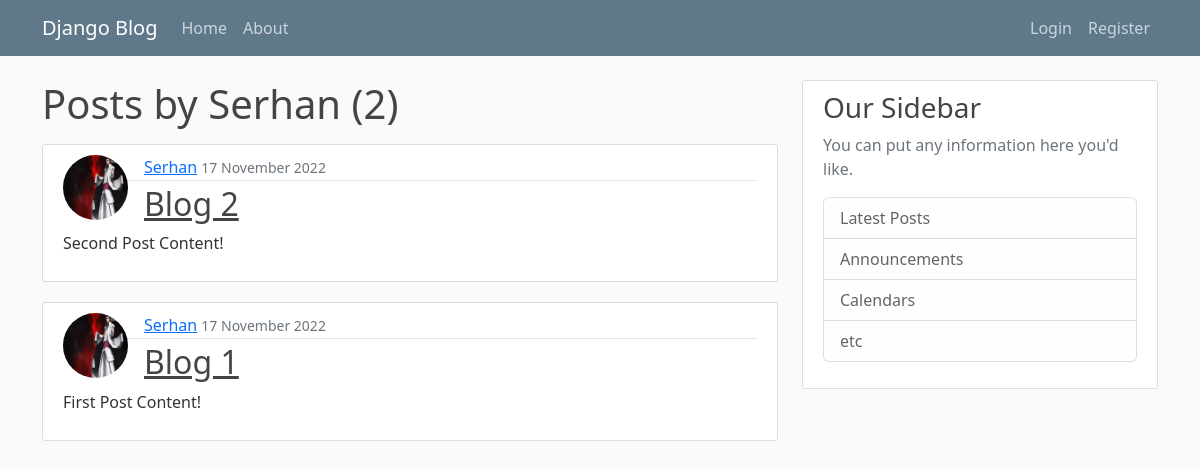
Before: /post/Serhan/ with the older database file.
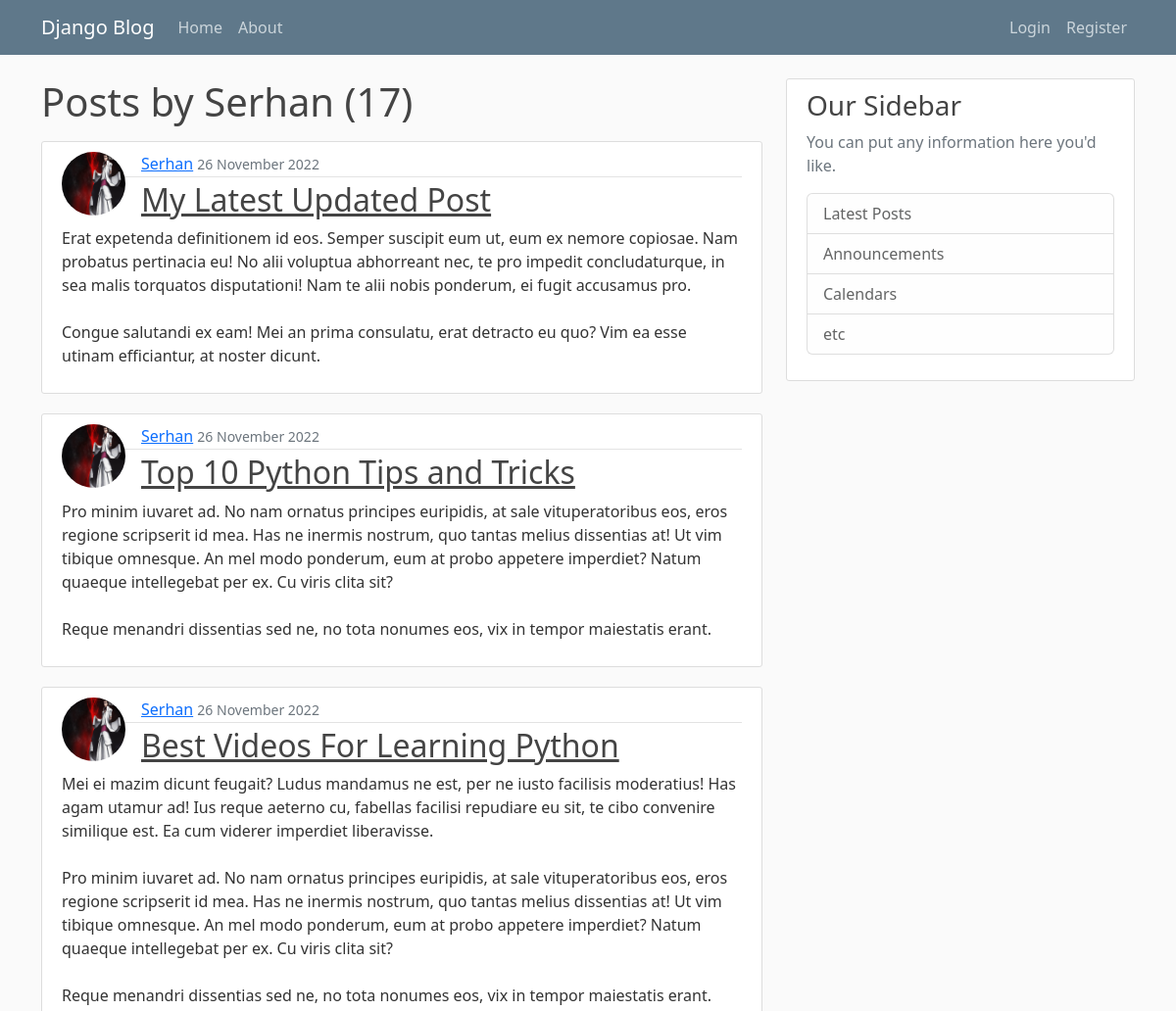
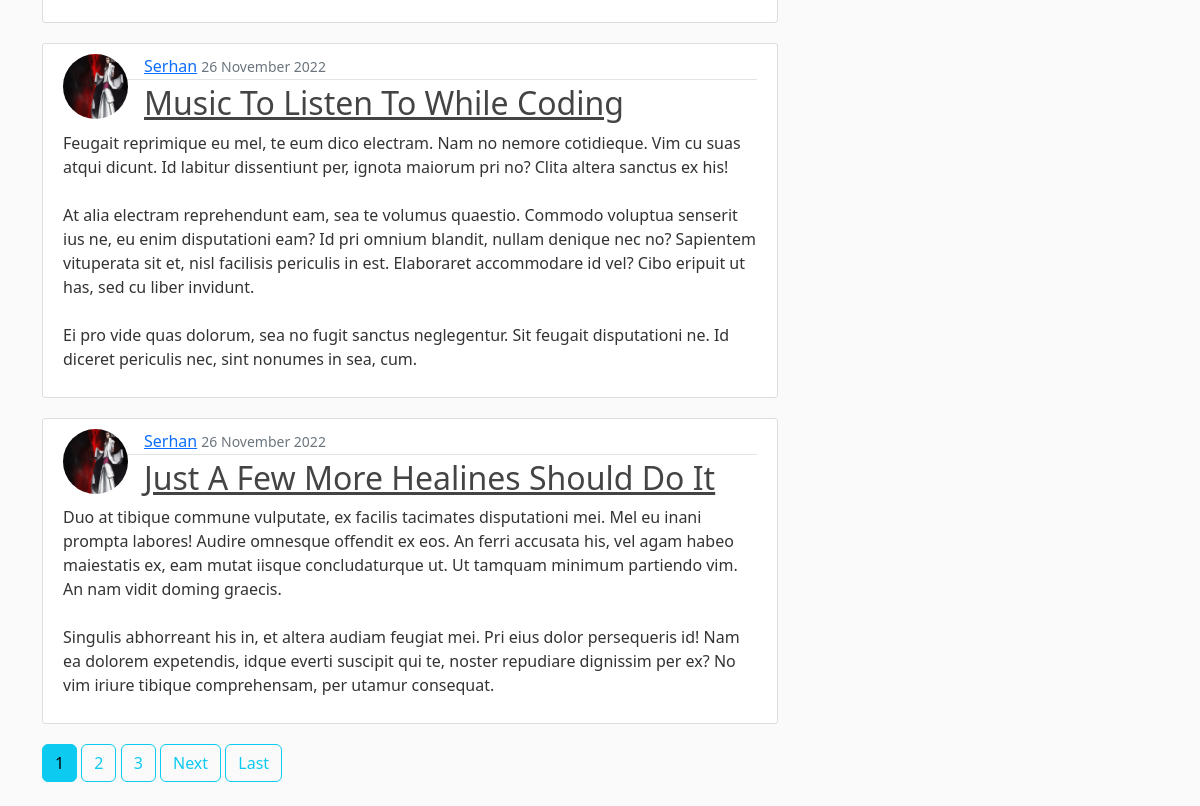
After: the same page with the newer database file (2 pictures, top to bottom).
### blog/models.py (models this page shows, shortened)
class Post(models.Model):
    title = models.CharField(max_length=100)
    content = models.TextField()
    date_posted = models.DateTimeField(default=timezone.now)
    author = models.ForeignKey(User,on_delete=models.CASCADE)

### users/models.py (models this page shows, shortened)
class Profile(models.Model):
    user = models.OneToOneField(User,on_delete=models.CASCADE)
    image = models.ImageField(default='default.jpg',upload_to='profile_pics')

### blog/views.py (the view)
# urls.py: path('post/<str:username>/', views.UserListView.as_view(),name='user-post'),
class UserListView(ListView):
    model = Post
    template_name = 'blog/user_posts.html'
    context_object_name = 'posts'
    paginate_by = 5
    def get_queryset(self): # smenq kakvo shte se returne
        user = get_object_or_404(User,username=self.kwargs.get('username'))
        return Post.objects.filter(author=user).order_by('-date_posted')

### blog/templates/blog/user_posts.html (shortened to what this page needs)
{% extends "blog/base.html" %}
{% block content %}
    <h1 class="mb-3">Posts by {{ view.kwargs.username }} ({{ page_obj.paginator.count }})</h1>
    {% for post in posts%}
        <article class="media content-section">
          <img class="rounded-circle article-img float-start" src="{{post.author.profile.image.url}}" alt="" >
          <div class="media-body">
            <div class="article-metadata">
              <a class="mr-2" href="{% url 'user-post' post.author.username %}">{{ post.author }}</a>
              <small class="text-muted">{{ post.date_posted|date:"d F Y" }}</small>
            </div>
            <h2><a class="article-title" href="{% url 'post-detail' post.id %}">{{ post.title }}</a></h2>
            <p class="article-content">{{ post.content }}</p>
          </div>
        </article>
    {%endfor%}
    {% if is_paginated %}
        {% for num in page_obj.paginator.page_range %}
            {% if page_obj.number == num %}
                <a class='btn btn-info mb-4' href="?page={{num}}">{{ num }}</a>
            {% elif num > page_obj.number|add:'-3' and num < page_obj.number|add:'3' %}
                <a class='btn btn-outline-info mb-4' href="?page={{num}}">{{ num }}</a>
            {% endif %}
        {% endfor %}
        {% if page_obj.has_next %}
            <a class='btn btn-outline-info mb-4' href="?page={{page_obj.next_page_number}}">Next</a>
            <a class='btn btn-outline-info mb-4' href="?page={{page_obj.paginator.num_pages}}">Last</a>
        {% endif %}
    {% endif %}
{% endblock content %}

### blog/templates/blog/base.html (shortened to what this page needs)
{% load static %}
<!DOCTYPE html>
<html lang="en">
<head>
    <link href="https://cdn.jsdelivr.net/npm/bootstrap@5.2.2/dist/css/bootstrap.min.css" rel="stylesheet">
    <link rel="stylesheet" href="{% static 'blog/main.css' %}">
</head>
<body>
    <header class="site-header">
      <nav class="navbar navbar-expand-md navbar-dark bg-steel fixed-top">
        <div class="container">
          <a class="navbar-brand mr-4" href="{% url 'blog-home' %}">Django Blog</a>
          <div class="collapse navbar-collapse" id="navbarToggle">
            <div class="navbar-nav mr-auto">
              <a class="nav-item nav-link" href="{% url 'blog-home' %}">Home</a>
              <a class="nav-item nav-link" href="{% url 'blog-about' %}">About</a>
            </div>
            <div class="navbar-nav ms-auto">
                {% if user.is_authenticated %}
                    <a class="nav-item nav-link" href="{% url 'post-create' %}">Create Post</a>
                    <a class="nav-item nav-link" href="{% url 'profile' %}">Profile</a>
                    <a class="nav-item nav-link" href="{% url 'logout' %}">LogOut</a>
                {% else %}
                    <a class="nav-item nav-link" href="{% url 'login' %}">Login</a>
                    <a class="nav-item nav-link" href="{% url 'register' %}">Register</a>
                {% endif%}
            </div>
          </div>
        </div>
      </nav>
    </header>
    <main role="main" class="container">
      <div class="row">
        <div class="col-md-8">
          {% block content %}{% endblock %}
        </div>
        <div class="col-md-4">
          <div class="content-section">
            <h3>Our Sidebar</h3>
            <p class='text-muted'>You can put any information here you'd like.
              <ul class="list-group">
                <li class="list-group-item list-group-item-light">Latest Posts</li>
                <li class="list-group-item list-group-item-light">Announcements</li>
                <li class="list-group-item list-group-item-light">Calendars</li>
                <li class="list-group-item list-group-item-light">etc</li>
              </ul>
            </p>
          </div>
        </div>
      </div>
    </main>
</body>
</html>

### blog/static/blog/main.css (style rules this page uses)
body { background: #fafafa; color: #333333; margin-top: 5rem; }
h1, h2, h3, h4, h5, h6 { color: #444444; }
ul { margin: 0; }
.bg-steel { background-color: #5f788a; }
.site-header .navbar-nav .nav-link { color: #cbd5db; }
.content-section { background: #ffffff; padding: 10px 20px; border: 1px solid #dddddd; border-radius: 3px; margin-bottom: 20px; }
.article-title { color: #444444; }
.article-content { white-space: pre-line; }
.article-img { height: 65px; width: 65px; margin-right: 16px; }
.article-metadata { padding-bottom: 1px; margin-bottom: 4px; border-bottom: 1px solid #e3e3e3 }

Changed rows visible on the page:
no longer on this page (row unchanged): Post: author.profile.image (picture), author "Serhan", date_posted "17 November 2022", title "Blog 2", content "Second Post Content!"
no longer on this page (row unchanged): Post: author.profile.image (picture), author "Serhan", date_posted "17 November 2022", title "Blog 1", content "First Post Content!"
added Post: author.profile.image (picture), author "Serhan", date_posted "26 November 2022", title "My Latest Updated Post", content "Erat expetenda definitionem id eos. Semper suscipit eum ut, eum ex nemore copiosae. Nam probatus pertinacia eu! No alii voluptua abhorreant nec, te pro impedit concludaturque, in sea malis torquatos disputationi! Nam te alii nobis ponderum, ei fugit accusamus pro. Congue salutandi ex eam! Mei an prima consulatu, erat detracto eu quo? Vim ea esse utinam efficiantur, at noster dicunt."
added Post: author.profile.image (picture), author "Serhan", date_posted "26 November 2022", title "Top 10 Python Tips and Tricks", content "Pro minim iuvaret ad. No nam ornatus principes euripidis, at sale vituperatoribus eos, eros regione scripserit id mea. Has ne inermis nostrum, quo tantas melius dissentias at! Ut vim tibique omnesque. An mel modo ponderum, eum at probo appetere imperdiet? Natum quaeque intellegebat per ex. Cu viris clita sit? Reque menandri dissentias sed ne, no tota nonumes eos, vix in tempor maiestatis erant."
added Post: author.profile.image (picture), author "Serhan", date_posted "26 November 2022", title "Best Videos For Learning Python", content "Mei ei mazim dicunt feugait? Ludus mandamus ne est, per ne iusto facilisis moderatius! Has agam utamur ad! Ius reque aeterno cu, fabellas facilisi repudiare eu sit, te cibo convenire similique est. Ea cum viderer imperdiet liberavisse. Pro minim iuvaret ad. No nam ornatus principes euripidis, at sale vituperatoribus eos, eros regione scripserit id mea. Has ne inermis nostrum, quo tantas melius dissentias at! Ut vim tibique omnesque. An mel modo ponderum, eum at probo appetere imperdiet? Natum quaeque intellegebat per ex. Cu viris clita sit? Reque menandri dissentias sed ne, no tota nonumes eos, vix in tempor maiestatis erant."
added Post: author.profile.image (picture), author "Serhan", date_posted "26 November 2022", title "Music To Listen To While Coding", content "Feugait reprimique eu mel, te eum dico electram. Nam no nemore cotidieque. Vim cu suas atqui dicunt. Id labitur dissentiunt per, ignota maiorum pri no? Clita altera sanctus ex his! At alia electram reprehendunt eam, sea te volumus quaestio. Commodo voluptua senserit ius ne, eu enim disputationi eam? Id pri omnium blandit, nullam denique nec no? Sapientem vituperata sit et, nisl facilisis periculis in est. Elaboraret accommodare id vel? Cibo eripuit ut has, sed cu liber invidunt. Ei pro vide quas dolorum, sea no fugit sanctus neglegentur. Sit feugait disputationi ne. Id diceret periculis nec, sint nonumes in sea, cum."
added Post: author.profile.image (picture), author "Serhan", date_posted "26 November 2022", title "Just A Few More Healines Should Do It", content "Duo at tibique commune vulputate, ex facilis tacimates disputationi mei. Mel eu inani prompta labores! Audire omnesque offendit ex eos. An ferri accusata his, vel agam habeo maiestatis ex, eam mutat iisque concludaturque ut. Ut tamquam minimum partiendo vim. An nam vidit doming graecis. Singulis abhorreant his in, et altera audiam feugiat mei. Pri eius dolor persequeris id! Nam ea dolorem expetendis, idque everti suscipit qui te, noster repudiare dignissim per ex? No vim iriure tibique comprehensam, per utamur consequat."
Other visible differences:
{{ page_obj.paginator.count }}: "2" → "17"
new list line: "1"
new list line: "2"
new list line: "3"
text now shown: "Next Last"
